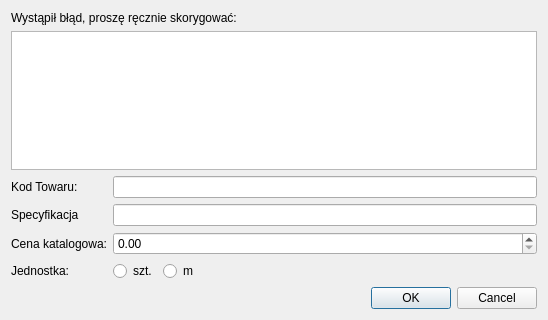
<?xml version="1.0" encoding="UTF-8"?>
<ui version="4.0">
 <class>syntax_towar</class>
 <widget class="QDialog" name="syntax_towar">
  <property name="geometry">
   <rect>
    <x>0</x>
    <y>0</y>
    <width>548</width>
    <height>320</height>
   </rect>
  </property>
  <property name="windowTitle">
   <string>Syntax error</string>
  </property>
  <layout class="QVBoxLayout" name="verticalLayout">
   <item>
    <widget class="QLabel" name="label">
     <property name="text">
      <string>Wystąpił błąd, proszę ręcznie skorygować:</string>
     </property>
    </widget>
   </item>
   <item>
    <widget class="QTextBrowser" name="textBrowser"/>
   </item>
   <item>
    <layout class="QFormLayout" name="formLayout">
     <property name="fieldGrowthPolicy">
      <enum>QFormLayout::AllNonFixedFieldsGrow</enum>
     </property>
     <item row="0" column="0">
      <widget class="QLabel" name="kodTowaruLabel">
       <property name="text">
        <string>Kod Towaru:</string>
       </property>
      </widget>
     </item>
     <item row="0" column="1">
      <widget class="QLineEdit" name="kod"/>
     </item>
     <item row="1" column="0">
      <widget class="QLabel" name="specyfikacjaLabel">
       <property name="text">
        <string>Specyfikacja</string>
       </property>
      </widget>
     </item>
     <item row="1" column="1">
      <widget class="QLineEdit" name="spec"/>
     </item>
     <item row="2" column="0">
      <widget class="QLabel" name="label_4">
       <property name="text">
        <string>Cena katalogowa:</string>
       </property>
      </widget>
     </item>
     <item row="3" column="0">
      <widget class="QLabel" name="label_5">
       <property name="text">
        <string>Jednostka:</string>
       </property>
      </widget>
     </item>
     <item row="3" column="1">
      <layout class="QHBoxLayout" name="horizontalLayout">
       <item>
        <widget class="QRadioButton" name="r_szt">
         <property name="text">
          <string>szt.</string>
         </property>
        </widget>
       </item>
       <item>
        <widget class="QRadioButton" name="r_m">
         <property name="text">
          <string>m</string>
         </property>
        </widget>
       </item>
       <item>
        <spacer name="horizontalSpacer">
         <property name="orientation">
          <enum>Qt::Horizontal</enum>
         </property>
         <property name="sizeHint" stdset="0">
          <size>
           <width>40</width>
           <height>20</height>
          </size>
         </property>
        </spacer>
       </item>
      </layout>
     </item>
     <item row="2" column="1">
      <widget class="QDoubleSpinBox" name="cena"/>
     </item>
    </layout>
   </item>
   <item>
    <widget class="QDialogButtonBox" name="buttonBox">
     <property name="orientation">
      <enum>Qt::Horizontal</enum>
     </property>
     <property name="standardButtons">
      <set>QDialogButtonBox::Cancel|QDialogButtonBox::Ok</set>
     </property>
    </widget>
   </item>
  </layout>
 </widget>
 <resources/>
 <connections>
  <connection>
   <sender>buttonBox</sender>
   <signal>accepted()</signal>
   <receiver>syntax_towar</receiver>
   <slot>accept()</slot>
   <hints>
    <hint type="sourcelabel">
     <x>248</x>
     <y>254</y>
    </hint>
    <hint type="destinationlabel">
     <x>157</x>
     <y>274</y>
    </hint>
   </hints>
  </connection>
  <connection>
   <sender>buttonBox</sender>
   <signal>rejected()</signal>
   <receiver>syntax_towar</receiver>
   <slot>reject()</slot>
   <hints>
    <hint type="sourcelabel">
     <x>316</x>
     <y>260</y>
    </hint>
    <hint type="destinationlabel">
     <x>286</x>
     <y>274</y>
    </hint>
   </hints>
  </connection>
 </connections>
</ui>
